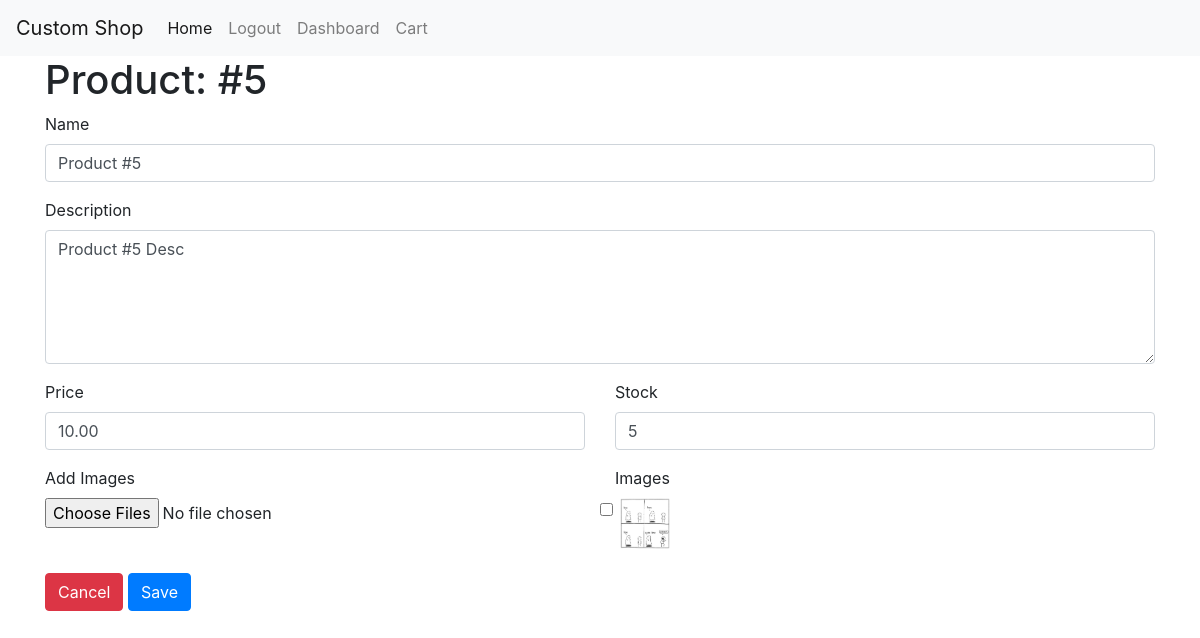
Page /products/5/edit (signed in) on the committed database.
### tables this page shows
CREATE TABLE `products` (
  `id` int(11) NOT NULL,
  `name` varchar(255) NOT NULL,
  `description` text DEFAULT NULL,
  `price` float NOT NULL,
  `stock` int(11) NOT NULL,
  `images` text DEFAULT NULL
);

### core/View.php (called while the page is built, shortened)
<?php
class View
{
    public static function load (string $view, array $params = [], string $layout = 'main')
    {
        require_once __DIR__ . "/../resources/views/layouts/$layout.php";
    }
}

### app/Controllers/AdminProductController.php (called while the page is built, shortened)
<?php
class AdminProductController
{
    public function editForm (int $id)
    {
        $product = Product::find($id);
        View::load('admin/productForm', [
            'product' => $product,
            'errors' => Session::get('errors', [], true)
        ]);
    }
}

### index.php (called while the page is built, shortened)
<?php
spl_autoload_register(function ($namespaceAndClassname) {
    $namespaceAndClassname = str_replace('Core', 'core', $namespaceAndClassname);
    $namespaceAndClassname = str_replace('App', 'app', $namespaceAndClassname);
    $filepath = str_replace('\\', '/', $namespaceAndClassname);
});
$app = new \Core\Bootstrap();

### core/Helpers/Config.php (called while the page is built, shortened)
<?php
class Config
{
    public static function get ($configString = '', $default = null)
    {
        if (strlen($configString) >= 3) {
            $filename = explode('.', $configString)[0];
            $key = explode('.', $configString)[1];
            $config = require __DIR__ . "/../../config/$filename.php";
            if (array_key_exists($key, $config)) {
                return $config[$key];
            } else {
                return $default;
            }
        }
    }
}

### config/database.php (called while the page is built)
<?php
return [
    'host' => 'mariadb',
    'username' => 'root',
    'password' => 'password',
    'dbname' => 'mvc',
    'port' => 3306
];

### core/Database.php (called while the page is built, shortened)
<?php
class Database
{
    private $link;
    public function __construct ()
    {
        $this->link = new \mysqli(
            Config::get('database.host'),
            Config::get('database.username'),
            Config::get('database.password'),
            Config::get('database.dbname'),
            Config::get('database.port', 3306)
        );
        $this->link->set_charset('utf8');
    }
    public function query (string $sql, array $params = [])
    {
        $this->stmt = $this->link->prepare($sql);
        if (count($params) >= 1) {
            $paramTypes = [];
            $paramValues = [];
            foreach ($params as $key => $value) {
                $paramTypes[] = explode(':', $key)[0];
                $_value = $value;
                $paramValues[] = &$_value;
            }
            $paramString = implode('', $paramTypes);
            array_unshift($paramValues, $paramString);
            call_user_func_array([$this->stmt, 'bind_param'], $paramValues);
        }
        $this->stmt->execute();
        $result = $this->stmt->get_result();
        return $result->fetch_all(MYSQLI_ASSOC);
    }
}

### core/Models/ModelTrait.php (called while the page is built, shortened)
<?php
trait ModelTrait
{
    public static function find (int $id)
    {
        $db = new Database();
        $tableName = self::$tableName;
        $result = $db->query("SELECT * FROM {$tableName} WHERE id = ?", [
            'i:id' => $id
        ]);
        $data = new self($result[0]);
        return $data;
    }
}

### app/Models/Product.php (called while the page is built, shortened)
<?php
class Product
{
    public $price = 0.0;
    public static $imagesDelimiter = ';';
    public function fill (array $data = [])
    {
        $this->id = $data['id'];
        $this->name = $data['name'];
        $this->description = $data['description'];
        $this->price = $data['price'];
        $this->stock = $data['stock'];
        if (!empty($data['images'])) {
            if (strpos($data['images'], self::$imagesDelimiter) >= 0) {
                $this->images = explode(self::$imagesDelimiter, $data['images']);
            } else {
                $this->images[] = $data['images'];
            }
        }
    }
    public function getPriceFloat ()
    {
        return sprintf('%.2f', $this->price);
    }
}

### resources/views/admin/productForm.view.php (the view, shortened to what this page needs)
<h1>Product: #<?php echo $product->id; ?></h1>
<form action="products/<?php echo $product->id; ?>/do-edit" method="post" enctype="multipart/form-data">
    <div class="form-group">
        <label for="name">Name</label>
        <input type="text" class="form-control" name="name" value="<?php echo $product->name; ?>">
    </div>
    <div class="form-group">
        <label for="description">Description</label>
        <textarea name="description" id="description" rows="5" class="form-control"><?php echo $product->description; ?></textarea>
    </div>
    <div class="row">
        <div class="form-group col">
            <label for="price">Price</label>
            <input type="number" class="form-control" name="price" step="0.01" value="<?php echo $product->getPriceFloat(); ?>">
        </div>
        <div class="form-group col">
            <label for="stock">Stock</label>
            <input type="number" class="form-control" name="stock" value="<?php echo $product->stock; ?>">
        </div>
    </div>
    <div class="row">
        <div class="form-group col">
            <label for="images[]">Add Images</label>
            <input type="file" class="form-control-file" name="images[]" multiple>
        </div>
        <div class="col">
            <label for="delete-images">Images</label>
            <?php if (!empty($product->images)): ?>
                <div class="row">
                    <?php foreach ($product->images as $image): ?>
                        <div class="form-group form-check col-4">
                            <label>
                                <input type="checkbox" class="form-check-input" name="delete-images[<?php echo $image; ?>]">
                                <img src="storage/<?php echo $image; ?>" width="50" height="auto">
                            </label>
                        </div>
                    <?php endforeach; ?>
                </div>
            <?php else: ?>
                <p class="alert alert-info">Derzeit sind keine Bilder verlinkt.</p>
            <?php endif; ?>
        </div>
    </div>
    <a href="dashboard" class="btn btn-danger">Cancel</a>
    <button class="btn btn-primary" type="submit">Save</button>
</form>

### rows in the picture
products: id "5", name "Product #5", description "Product #5 Desc", price "10.00", stock "5"
